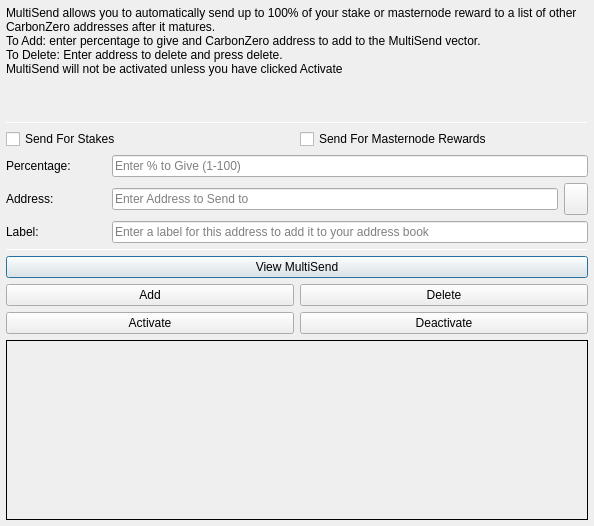
<?xml version="1.0" encoding="UTF-8"?>
<ui version="4.0">
 <class>MultiSendDialog</class>
 <widget class="QDialog" name="MultiSendDialog">
  <property name="windowModality">
   <enum>Qt::NonModal</enum>
  </property>
  <property name="geometry">
   <rect>
    <x>0</x>
    <y>0</y>
    <width>594</width>
    <height>526</height>
   </rect>
  </property>
  <property name="windowTitle">
   <string>MultiSend</string>
  </property>
  <layout class="QVBoxLayout" name="verticalLayout" stretch="0">
   <property name="leftMargin">
    <number>6</number>
   </property>
   <property name="topMargin">
    <number>6</number>
   </property>
   <property name="rightMargin">
    <number>6</number>
   </property>
   <property name="bottomMargin">
    <number>6</number>
   </property>
   <item>
    <layout class="QVBoxLayout" name="verticalLayout_Main" stretch="1,1,1,0,1,1,1">
     <item>
      <widget class="QLabel" name="label_2">
       <property name="lineWidth">
        <number>1</number>
       </property>
       <property name="text">
        <string>MultiSend allows you to automatically send up to 100% of your stake or masternode reward to a list of other CarbonZero addresses after it matures.
To Add: enter percentage to give and CarbonZero address to add to the MultiSend vector.
To Delete: Enter address to delete and press delete.
MultiSend will not be activated unless you have clicked Activate</string>
       </property>
       <property name="alignment">
        <set>Qt::AlignLeading|Qt::AlignLeft|Qt::AlignTop</set>
       </property>
       <property name="wordWrap">
        <bool>true</bool>
       </property>
      </widget>
     </item>
     <item>
      <widget class="Line" name="line">
       <property name="minimumSize">
        <size>
         <width>0</width>
         <height>1</height>
        </size>
       </property>
       <property name="maximumSize">
        <size>
         <width>16777215</width>
         <height>1</height>
        </size>
       </property>
       <property name="orientation">
        <enum>Qt::Horizontal</enum>
       </property>
      </widget>
     </item>
     <item>
      <layout class="QVBoxLayout" name="verticalLayout_Settings">
       <item>
        <layout class="QHBoxLayout" name="horizontalLayout">
         <item>
          <widget class="QCheckBox" name="multiSendStakeCheckBox">
           <property name="text">
            <string>Send For Stakes</string>
           </property>
          </widget>
         </item>
         <item>
          <widget class="QCheckBox" name="multiSendMasternodeCheckBox">
           <property name="text">
            <string>Send For Masternode Rewards</string>
           </property>
          </widget>
         </item>
        </layout>
       </item>
       <item>
        <layout class="QHBoxLayout" name="horizontalLayout_6">
         <item>
          <widget class="QLabel" name="label">
           <property name="minimumSize">
            <size>
             <width>100</width>
             <height>0</height>
            </size>
           </property>
           <property name="toolTip">
            <string>Percentage of stake to send</string>
           </property>
           <property name="text">
            <string>Percentage:</string>
           </property>
          </widget>
         </item>
         <item>
          <widget class="QLineEdit" name="multiSendPercentEdit">
           <property name="toolTip">
            <string>Enter whole numbers 1 - 100</string>
           </property>
           <property name="placeholderText">
            <string>Enter % to Give (1-100)</string>
           </property>
          </widget>
         </item>
        </layout>
       </item>
       <item>
        <layout class="QHBoxLayout" name="horizontalLayout_7">
         <item>
          <widget class="QLabel" name="label_5">
           <property name="minimumSize">
            <size>
             <width>100</width>
             <height>0</height>
            </size>
           </property>
           <property name="toolTip">
            <string>Address to send portion of stake to</string>
           </property>
           <property name="text">
            <string>Address:</string>
           </property>
          </widget>
         </item>
         <item>
          <widget class="QLineEdit" name="multiSendAddressEdit">
           <property name="toolTip">
            <string/>
           </property>
           <property name="placeholderText">
            <string>Enter Address to Send to</string>
           </property>
          </widget>
         </item>
         <item>
          <widget class="QToolButton" name="addressBookButton">
           <property name="maximumSize">
            <size>
             <width>16777215</width>
             <height>32</height>
            </size>
           </property>
           <property name="toolTip">
            <string>Choose an address from the address book</string>
           </property>
           <property name="text">
            <string/>
           </property>
           <property name="icon">
            <iconset resource="../carbonzero.qrc">
             <normaloff>:/icons/address-book</normaloff>:/icons/address-book</iconset>
           </property>
           <property name="shortcut">
            <string>Alt+A</string>
           </property>
          </widget>
         </item>
        </layout>
       </item>
      </layout>
     </item>
     <item>
      <layout class="QHBoxLayout" name="horizontalLayout_3">
       <item>
        <widget class="QLabel" name="label_3">
         <property name="minimumSize">
          <size>
           <width>100</width>
           <height>0</height>
          </size>
         </property>
         <property name="text">
          <string>Label:</string>
         </property>
        </widget>
       </item>
       <item>
        <widget class="QLineEdit" name="labelAddressLabelEdit">
         <property name="placeholderText">
          <string>Enter a label for this address to add it to your address book</string>
         </property>
        </widget>
       </item>
      </layout>
     </item>
     <item>
      <widget class="Line" name="line_2">
       <property name="minimumSize">
        <size>
         <width>0</width>
         <height>1</height>
        </size>
       </property>
       <property name="maximumSize">
        <size>
         <width>16777215</width>
         <height>1</height>
        </size>
       </property>
       <property name="orientation">
        <enum>Qt::Horizontal</enum>
       </property>
      </widget>
     </item>
     <item>
      <layout class="QVBoxLayout" name="verticalLayout_Buttons">
       <item>
        <layout class="QHBoxLayout" name="horizontalLayout_4">
         <item>
          <widget class="QPushButton" name="viewButton">
           <property name="toolTip">
            <string/>
           </property>
           <property name="statusTip">
            <string>View MultiSend Vector</string>
           </property>
           <property name="text">
            <string>View MultiSend</string>
           </property>
          </widget>
         </item>
        </layout>
       </item>
       <item>
        <layout class="QHBoxLayout" name="horizontalLayout_2">
         <item>
          <widget class="QPushButton" name="addButton">
           <property name="toolTip">
            <string/>
           </property>
           <property name="statusTip">
            <string>Add to MultiSend Vector</string>
           </property>
           <property name="text">
            <string>Add</string>
           </property>
          </widget>
         </item>
         <item>
          <widget class="QPushButton" name="deleteButton">
           <property name="toolTip">
            <string/>
           </property>
           <property name="statusTip">
            <string>Delete Address From MultiSend Vector</string>
           </property>
           <property name="text">
            <string>Delete</string>
           </property>
          </widget>
         </item>
        </layout>
       </item>
       <item>
        <layout class="QHBoxLayout" name="horizontalLayout_5">
         <item>
          <widget class="QPushButton" name="activateButton">
           <property name="statusTip">
            <string>Activate MultiSend</string>
           </property>
           <property name="text">
            <string>Activate</string>
           </property>
          </widget>
         </item>
         <item>
          <widget class="QPushButton" name="disableButton">
           <property name="statusTip">
            <string>Deactivate MultiSend</string>
           </property>
           <property name="text">
            <string>Deactivate</string>
           </property>
          </widget>
         </item>
        </layout>
       </item>
      </layout>
     </item>
     <item>
      <widget class="QLabel" name="message">
       <property name="minimumSize">
        <size>
         <width>0</width>
         <height>180</height>
        </size>
       </property>
       <property name="frameShape">
        <enum>QFrame::Panel</enum>
       </property>
       <property name="frameShadow">
        <enum>QFrame::Plain</enum>
       </property>
       <property name="lineWidth">
        <number>1</number>
       </property>
       <property name="midLineWidth">
        <number>1</number>
       </property>
       <property name="text">
        <string/>
       </property>
       <property name="alignment">
        <set>Qt::AlignLeading|Qt::AlignLeft|Qt::AlignTop</set>
       </property>
       <property name="wordWrap">
        <bool>true</bool>
       </property>
      </widget>
     </item>
    </layout>
   </item>
  </layout>
 </widget>
 <resources>
  <include location="../carbonzero.qrc"/>
 </resources>
 <connections/>
</ui>
